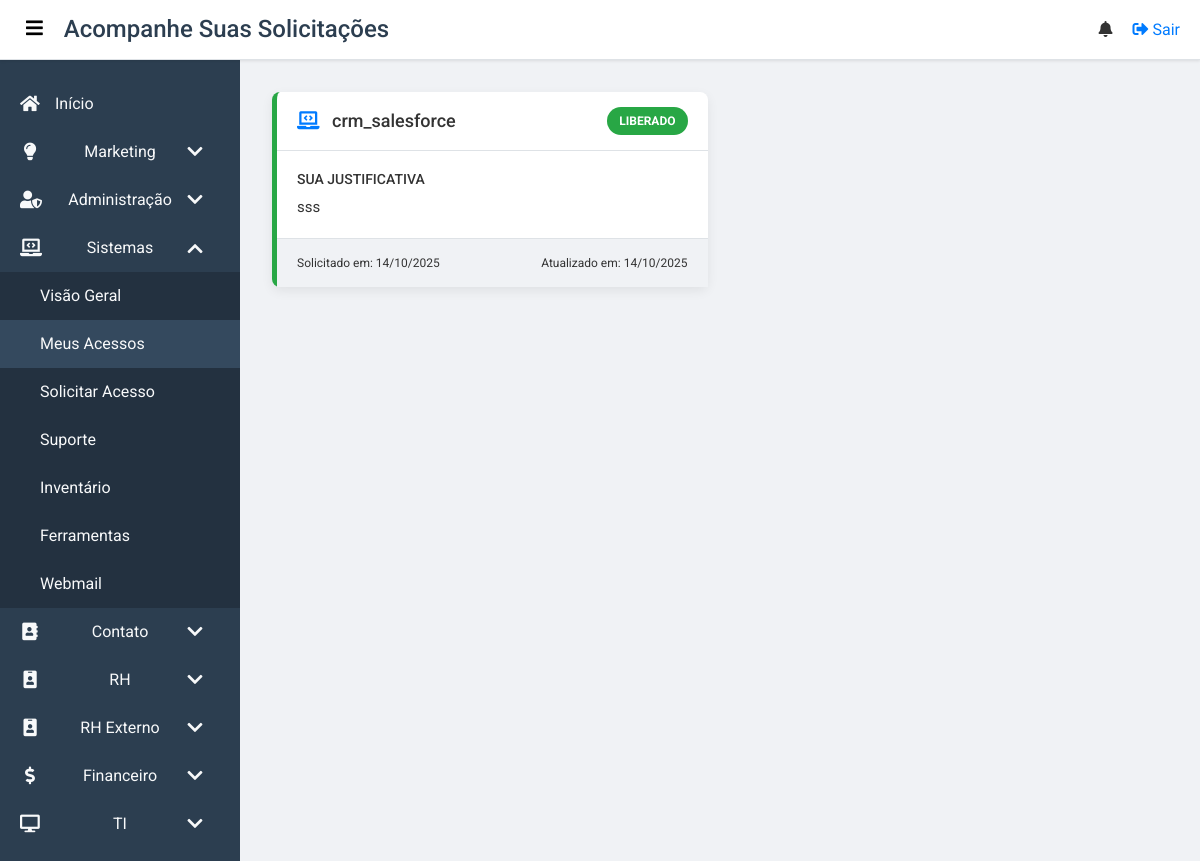
Screenshot of /sistemas/acessos (signed in) with the database file from the repository.
### app/models.py (models this page shows, shortened)
class AccessRequest(db.Model):
    id = db.Column(db.Integer, primary_key=True)
    user_id = db.Column(db.Integer, db.ForeignKey('user.id'), nullable=False)
    sistema = db.Column(db.String(150), nullable=False)
    justificativa = db.Column(db.Text, nullable=False)
    status = db.Column(db.String(50), nullable=False, default='Pendente')  # Status: Pendente, Em andamento, Liberado, Negado
    admin_notes = db.Column(db.Text, nullable=True)
    requested_at = db.Column(db.DateTime, nullable=False, default=datetime.utcnow)
    updated_at = db.Column(db.DateTime, nullable=False, default=datetime.utcnow, onupdate=datetime.utcnow)

### app/routes.py (the view)
@main.route('/sistemas/acessos')
@login_required
def sistemas_acessos():
    requests = AccessRequest.query.filter_by(user_id=current_user.id).order_by(AccessRequest.requested_at.desc()).all()
    return render_template('sistemas_acessos.html', requests=requests)

### app/routes.py (called while the page is built)
@main.context_processor
def inject_user_groups():
    if current_user.is_authenticated:
        user_groups = {group.name for group in current_user.groups}
        return dict(user_groups=user_groups)
    return dict(user_groups=set()) # Return an empty set for anonymous users

@main.context_processor
def inject_notifications():
    if current_user.is_authenticated:
        unread_notifications = Notification.query.filter_by(user_id=current_user.id, is_read=False).order_by(Notification.created_at.desc()).all()
        unread_notifications_count = len(unread_notifications)
        return dict(unread_notifications=unread_notifications, unread_notifications_count=unread_notifications_count)
    return dict(unread_notifications=[], unread_notifications_count=0) # Return empty for anonymous users

### app/templates/sistemas_acessos.html (shortened to what this page needs)
{% extends "base.html" %}
{% block body_class %}dashboard-page{% endblock %}
{% block page_title %}Acompanhe Suas Solicitações{% endblock %}
{% block content %}
<div class="access-requests-container">
    {% if requests %}
        <div class="requests-grid">
            {% for req in requests %}
                <div class="request-card status-border-{{ req.status.lower().replace(' ', '-') }}">
                    <div class="card-header">
                        <h5 class="system-name"><i class="fas fa-laptop-code"></i> {{ req.sistema }}</h5>
                        <span class="status-badge status-{{ req.status.lower().replace(' ', '-') }}">
                            {{ req.status }}
                        </span>
                    </div>
                    <div class="card-body">
                        <div class="info-section">
                            <h6>Sua Justificativa</h6>
                            <p>{{ req.justificativa }}</p>
                        </div>
                    </div>
                    <div class="card-footer">
                        <span>Solicitado em: {{ req.requested_at.strftime('%d/%m/%Y') }}</span>
                        <span>Atualizado em: {{ req.updated_at.strftime('%d/%m/%Y') }}</span>
                    </div>
                </div>
            {% endfor %}
        </div>
    {% else %}
        <div class="card-placeholder">
            <i class="fas fa-folder-open"></i>
            <p>Você ainda não fez nenhuma solicitação de acesso.</p>
            <a href="{{ url_for('main.sistemas_solicitacoes') }}" class="btn-primary">Solicitar meu primeiro acesso</a>
        </div>
    {% endif %}
</div>
{% endblock %}

### app/static/css/base.css (style rules this page uses)
:root { --primary-color: #007bff; --secondary-color: #2c3e50; --background-light: #f0f2f5; --background-white: #ffffff; --text-color: #333; --text-light: #f8f9fa; --border-color: #dee2e6; --shadow-color: rgba(0, 0, 0, 0.1); }
body { font-family: 'Roboto', sans-serif; margin: 0; padding: 0; background-color: var(--background-light); color: var(--text-color); -webkit-font-smoothing: antialiased; -moz-osx-font-smoothing: grayscale; }
h1, h2, h3, h4, h5, h6 { margin: 0; font-weight: 500; }

### app/templates/sistemas_acessos.html (style rules this page uses)
.access-requests-container { max-width: 1100px; margin: 0 auto; }
.requests-grid { display: grid; grid-template-columns: repeat(auto-fill, minmax(320px, 1fr)); gap: 25px; }
.request-card { background-color: var(--background-white); border-radius: 8px; box-shadow: 0 4px 12px rgba(0,0,0,0.07); display: flex; flex-direction: column; border-left: 5px solid #ccc; transition: transform 0.2s ease-in-out, box-shadow 0.2s ease-in-out; }
.status-border-liberado { border-left-color: #28a745; }
.card-header { display: flex; justify-content: space-between; align-items: center; padding: 15px 20px; border-bottom: 1px solid var(--border-color); }
.system-name { font-size: 18px; margin: 0; color: var(--text-color-dark); }
.system-name .fas { margin-right: 8px; color: var(--primary-color); }
.card-body { padding: 20px; flex-grow: 1; }
.info-section h6 { font-size: 14px; color: var(--text-color-light); margin: 0 0 8px 0; text-transform: uppercase; display: flex; align-items: center; }
.info-section p { margin: 0; font-size: 15px; line-height: 1.5; }
.card-footer { display: flex; justify-content: space-between; padding: 15px 20px; background-color: var(--background-light); font-size: 12px; color: var(--text-color-light); border-top: 1px solid var(--border-color); border-radius: 0 0 8px 8px; }
.status-badge { padding: 5px 12px; border-radius: 15px; font-weight: bold; color: white; font-size: 12px; text-transform: uppercase; }
.status-liberado { background-color: #28a745; }

### rows the page displays
AccessRequest: sistema "crm_salesforce", status "LIBERADO", justificativa "sss", requested_at "14/10/2025", updated_at "14/10/2025"
